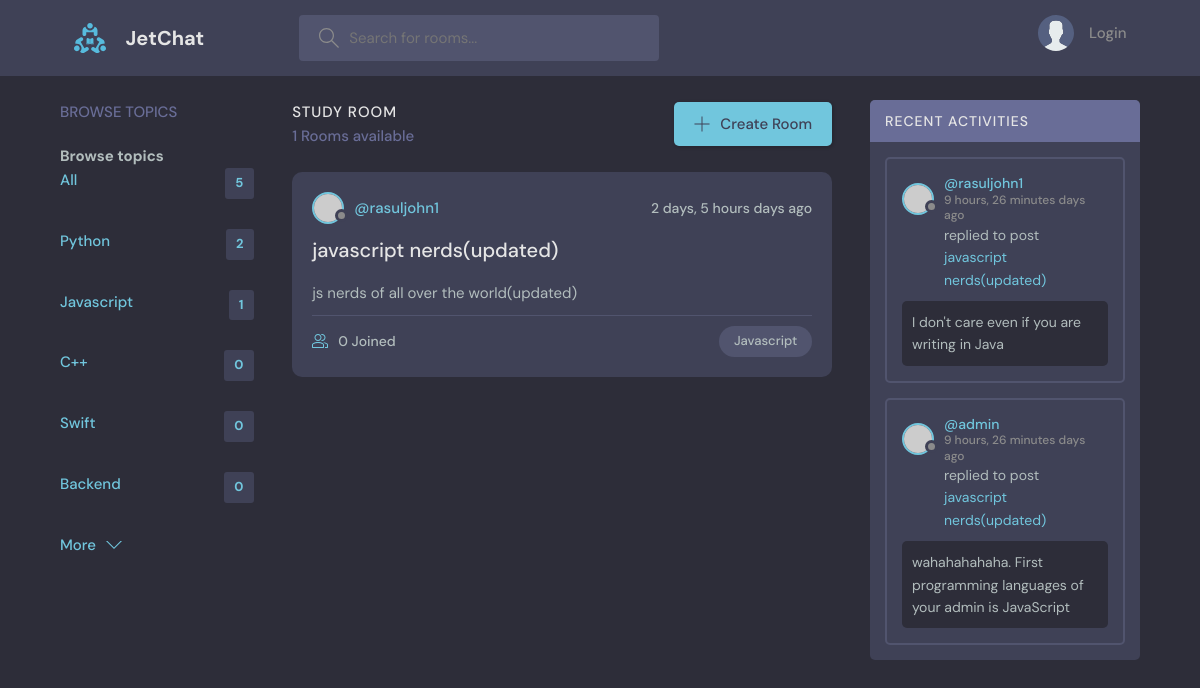
The page /?q=Javascript on the database as committed earlier.
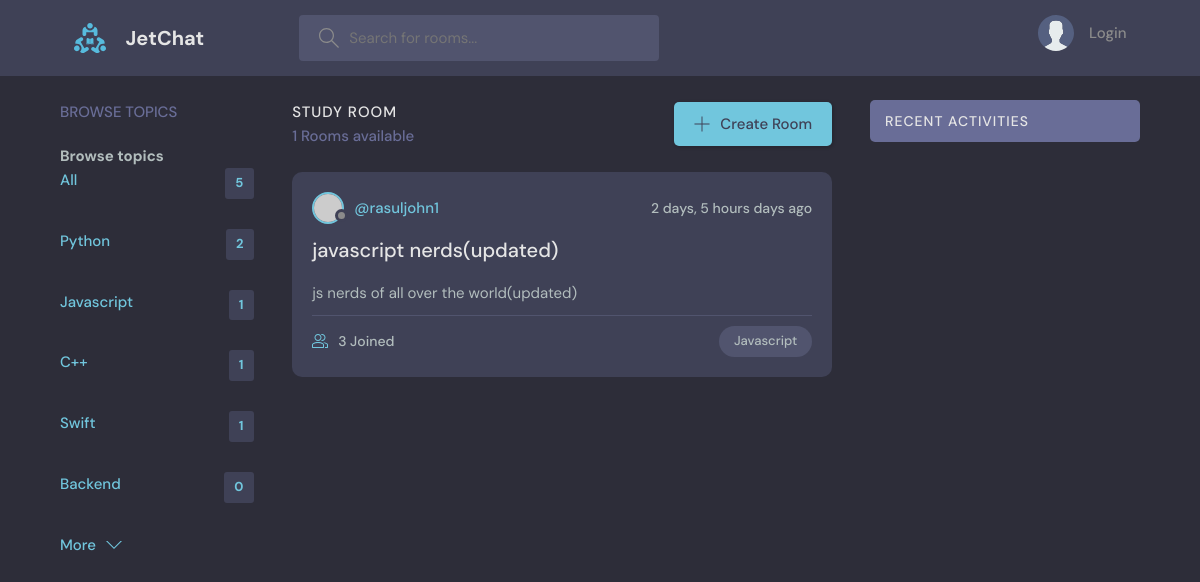
The same page on the database as committed later.
### base/models.py (models this page shows, shortened)
class Topic(models.Model):
    name = models.CharField(max_length=200)

class Room(models.Model):
    host = models.ForeignKey(User, on_delete=models.SET_NULL, null=True)
    topic = models.ForeignKey(Topic, on_delete=models.SET_NULL, null=True)
    name = models.CharField(max_length=200)
    description = models.TextField(null=True, blank=True)
    participants = models.ManyToManyField(User, related_name='participants', blank=True)
    updated = models.DateTimeField(auto_now=True)
    created = models.DateTimeField(auto_now_add=True)
    class Meta:
        ordering = ['-updated', '-created']
    def __str__(self):
        return self.name

class Message(models.Model):
    user = models.ForeignKey(User, on_delete=models.CASCADE)
    room = models.ForeignKey(Room, on_delete=models.CASCADE)
    body = models.TextField()
    updated = models.DateTimeField(auto_now=True)
    created = models.DateTimeField(auto_now_add=True)
    class Meta:
        ordering = ['-updated', '-created']

### base/views.py (the view)
# urls.py: path('', views.home, name='home'),
def home(request):
    q = request.GET.get('q') if request.GET.get('q') != None else ''
    rooms = Room.objects.filter(
        Q(topic__name__icontains=q) |
        Q(name__icontains=q) |
        Q(description__icontains=q)
    )
    topics = Topic.objects.all()[:5]
    rooms_count = rooms.count()
    room_messages = Message.objects.filter(Q(room__topic__name__icontains=q))
    context = {'rooms': rooms, 'topics': topics, 'rooms_count': rooms_count, 'room_messages': room_messages}
    return render(request, 'base/home.html', context)

### base/templates/base/home.html (shortened to what this page needs)
{% extends 'main.html' %} {% block content %}
<main class="layout layout--3">
  <div class="container">
    {% include 'base/topics_component.html' %}
    <div class="roomList">
      <div class="roomList__header">
        <div>
          <h2>Study Room</h2>
          <p>{{ rooms_count }} Rooms available</p>
        </div>
        <a class="btn btn--main" href="{% url 'create-room' %}">
          <svg
            version="1.1"
            xmlns="http://www.w3.org/2000/svg"
            width="32"
            height="32"
            viewBox="0 0 32 32"
          >
            <title>add</title>
            <path
              d="M16.943 0.943h-1.885v14.115h-14.115v1.885h14.115v14.115h1.885v-14.115h14.115v-1.885h-14.115v-14.115z"
            ></path>
          </svg>
          Create Room
        </a>
      </div>
      {% include 'base/feed_component.html' %}
    </div>
    <div class="activities">
      <div class="activities__header">
        <h2>Recent Activities</h2>
      </div>
      {% include 'base/activity_component.html' %}
    </div>
  </div>
</main>
{% endblock content %}

### base/templates/base/topics_component.html
<div class="topics">
    <div class="topics__header">
      <h2>Browse Topics</h2>
    </div>
    <ul class="topics__list">
    <h3>Browse topics</h3>
      <li>
        <a href="{% url 'topics' %}" class="active">All<span>{{ topics.count }}</span></a>
      </li>
      {% for topic in topics %}
        <li>
          <a href="{% url 'home' %}?q={{ topic.name }}" class="active">{{ topic.name }} <span>{{ topic.room_set.all.count }}</span></a>
        </li>
      {% endfor %}
      </ul>
    <a class="btn btn--link" href="{% url 'topics' %}">
      More
      <svg version="1.1" xmlns="http://www.w3.org/2000/svg" width="32" height="32" viewBox="0 0 32 32">
        <title>chevron-down</title>
        <path d="M16 21l-13-13h-3l16 16 16-16h-3l-13 13z"></path>
      </svg>
    </a>
</div>

### base/templates/base/feed_component.html (shortened to what this page needs)
{% for room in rooms %}
<div class="roomListRoom">
        <div class="roomListRoom__header">
          <a href="{% url 'user-profile' room.host.id %}" class="roomListRoom__author">
            <div class="avatar avatar--small">
              <img src="https://randomuser.me/api/portraits/women/11.jpg" />
            </div>
            <span>@{{ room.host.username }}</span>
          </a>
          <div class="roomListRoom__actions">
            <span>{{ room.created|timesince }} days ago</span>
          </div>
        </div>
        <div class="roomListRoom__content">
          <a href="{% url 'room' room.id %}">{{ room.name }}</a>
          <p>
            {{ room.description }}
          </p>
        </div>
        <div class="roomListRoom__meta">
          <a href="{% url 'room' room.id %}" class="roomListRoom__joined">
            {{ room.participants.all.count }} Joined
          </a>
          <p class="roomListRoom__topic">{{ room.topic.name }}</p>
        </div>
      </div>
{% endfor %}

### base/templates/base/activity_component.html (shortened to what this page needs)
{% for message in room_messages %}
<div class="activities__box">
        <div class="activities__boxHeader roomListRoom__header">
          <a href="{% url 'user-profile' message.user.id %}" class="roomListRoom__author">
            <div class="avatar avatar--small">
              <img src="https://randomuser.me/api/portraits/women/11.jpg" />
            </div>
            <p>
              @{{ message.user }}
              <span>{{ message.created|timesince }} days ago</span>
            </p>
          </a>
        </div>
        <div class="activities__boxContent">
          <p>
            replied to post <a href="{% url 'room' message.room.id %}">{{ message.room }}</a
            >
          </p>
          <div class="activities__boxRoomContent">
            {{ message.body }}
          </div>
        </div>
      </div>
{% endfor %}

Rows that differ between the two databases and show on the page:
removed Message: user "rasuljohn1", created "9 hours, 26 minutes", room "javascript nerds(updated)", body "I don't care even if you are writing in Java"
removed Message: user "admin", created "9 hours, 26 minutes", room "javascript nerds(updated)", body "wahahahahaha. First programming languages of your admin is JavaScript"
computed for Topic (number 3 of 5 on the later page): room_set.all.count "0" → "1"
computed for Topic "Swift": room_set.all.count "0" → "1"
changed Room "javascript nerds(updated)": participants.all.count "0" → "3"
